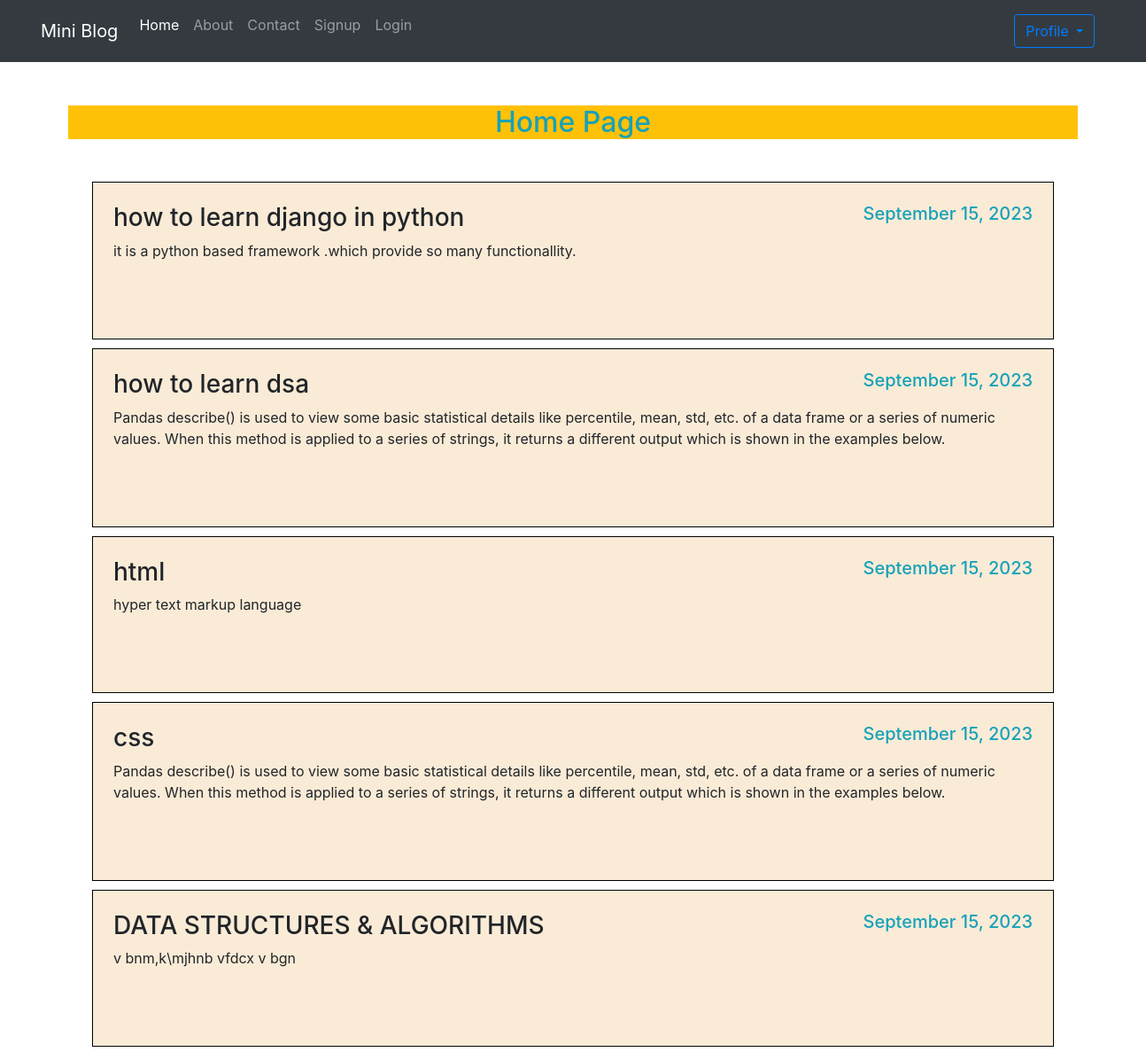
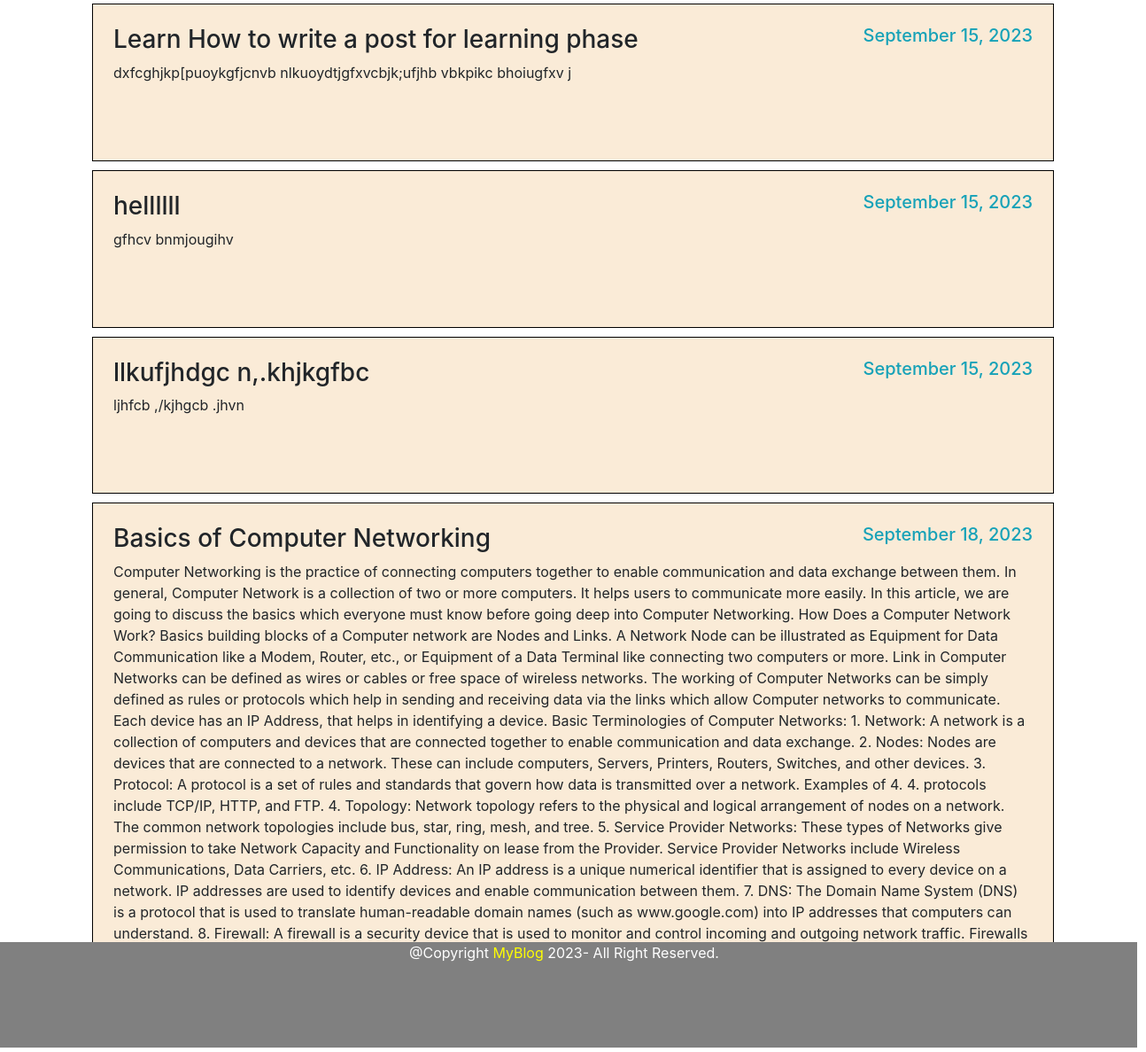
The page / on the database its author committed (2 pictures, top to bottom).
### blogapp/models.py (models this page shows, shortened)
class Post(models.Model):
    title=models.CharField(max_length=150)
    header_image=models.ImageField(null=True,blank=True,upload_to="images/")
    desc=models.TextField()
    date_posted = models.DateTimeField(default=timezone.now)

### blogapp/views.py (the view)
# urls.py: path('',home,name='home'),
def home(request):
    posts=Post.objects.all()
    return render(request,'blog/home.html',{'posts':posts})

### blogapp/templates/blog/home.html (shortened to what this page needs)
{% extends 'blog/base.html' %}
{% load static %}
{% block content %}
    <h2 class="text-info my-5 text-center bg-warning">
        Home Page
    </h2>
    <div>
    <div class="container custom-container " style="max-width: 1350px; ">
        {% for post in posts %}
        <article class="media content-section ">
            <div class="media-body " style="border: 1px solid black; padding: 23px; margin-bottom: 10px; background-color: antiquewhite;">
                <div class="article-metadata">
                    <h5 style="text-align:right;float:right;"class="text-info">{{ post.date_posted|date:"F d, Y" }}</h5>
                </div>
                <h3>{{ post.title }}</h3>
                <p class="article-content">{{ post.desc }}</p>
                <br><br>
            </div>
        </article>
        {% endfor %}
    </div>
    </div>
<div class="footer">
    <marquee>
    @Copyright <a href="http://127.0.0.1:8000/" class="hero3"> MyBlog </a> 2023- All Right Reserved.
    </marquee>
    </div>
{% endblock content %}

### blogapp/templates/blog/base.html (shortened to what this page needs)
<!DOCTYPE html>
{% load static %}
<html lang="en">
<head>
    <link rel="stylesheet" href="{% static 'blog/css/bootstrap.css' %}">
    <link rel="stylesheet" href="{% static 'blog/css/style.css' %}">
    <link rel="stylesheet" href="https://cdnjs.cloudflare.com/ajax/libs/font-awesome/4.7.0/css/font-awesome.min.css">
    <link rel="stylesheet" href="https://cdn.jsdelivr.net/npm/bootstrap@4.0.0/dist/css/bootstrap.min.css"
>
</head>
<body>
    <div class="container-fluid bg-dark">
        {% include 'blog/navbar.html' %}
    </div>
    <div class="container">
        <div class="row">
            <div class="col-sm-12">
            </div>
        </div>
        <div class="row">
            {% block content %}
            {% endblock content %}
        </div>
    </div>
</body>
</html>

### blogapp/templates/blog/navbar.html (shortened to what this page needs)
<nav class="navbar navbar-expand-lg navbar-dark bg-dark">
    <div class="container-fluid">
      <a class="navbar-brand" href="#">Mini Blog</a>
      <div class="collapse navbar-collapse" id="navbarNav">
        <ul class="navbar-nav">
          <li class="nav-item">
            <a class="nav-link active" aria-current="page" href="/">Home</a>
          </li>
          <li class="nav-item">
            <a class="nav-link" href="http://127.0.0.1:8000/about/">About</a>
          </li>
          <li class="nav-item">
            <a class="nav-link" href="http://127.0.0.1:8000/contact/">Contact</a>
          </li>
          {% if request.user.is_authenticated %}
          <li class="nav-item">
            <a class="nav-link" href="http://127.0.0.1:8000/dashbord/">Dashbord</a>
          </li>
          <li class="nav-item">
            <a class="nav-link" href="{% url 'user_logout' %}">Logout</a>
          </li>
          {% else %}
          <li class="nav-item">
            <a class="nav-link" href="http://127.0.0.1:8000/signup/">Signup</a>
          </li>
          <li class="nav-item">
            <a class="nav-link" href="http://127.0.0.1:8000/login/">Login</a>
          </li>
          <li class="nav-item ml-5 mr-5">
            <form class="form-inline my-2 ml-5">
              <div class="dropdown">
                  <button class="btn btn-outline-primary dropdown-toggle" type="button" id="dropdownMenuButton" data-toggle="dropdown" aria-haspopup="true" aria-expanded="false">
                    Profile
                  </button>
                </div>
          </form>
        </li>
          {% endif %}
        </ul>
      </div>
    </div>
  </nav>

### blogapp/static/blog/css/style.css (style rules this page uses)
body { background-color: rgb(28, 1, 1); color: rgb(252, 252, 252) }
* { margin: 0; padding: 0; box-sizing: border-box; scroll-behavior: smooth; }
:root { --bgOrange:#e84949; }
.container { width: 1200px; margin: 0 auto; }
user agent stylesheet :host, :root { --fa-style-family-classic: "Font Awesome 6 Free"; --fa-font-solid: normal 900 1em/1 "Font Awesome 6 Free"; }
:host, :root { --fa-font-regular: normal 400 1em/1 "Font Awesome 6 Free"; }
:host, :root { --fa-style-family-brands: "Font Awesome 6 Brands"; --fa-font-brands: normal 400 1em/1 "Font Awesome 6 Brands"; }
:root { --bgOrange: #e84949; }
body { font-family: Arial, Helvetica, sans-serif; margin: 0; }
html { box-sizing: border-box; }
*, *:before, *:after { box-sizing: inherit; }
.container { padding: 0 16px; }
.container::after, .row::after { content: ""; clear: both; display: table; }
.footer { position: fixed; height: 5%; bottom: 5px; right: 10px; width: 100%; background-color: gray; color: white; text-align: center; }
.hero3 { color: yellow; }

### blogapp/templates/blog/base.html (style rules this page uses)
.custom-container { max-width: 1450px; }

### rows shown on the page
Post: date_posted "September 15, 2023", title "how to learn django in python", desc "it is a python based framework .which provide so many functionallity."
Post: date_posted "September 15, 2023", title "how to learn dsa", desc "Pandas describe() is used to view some basic statistical details like percentile, mean, std, etc. of a data frame or a series of numeric values. When this method is applied to a series of strings, it returns a different output which is shown in the examples below."
Post: date_posted "September 15, 2023", title "html", desc "hyper text markup language"
Post: date_posted "September 15, 2023", title "css", desc "Pandas describe() is used to view some basic statistical details like percentile, mean, std, etc. of a data frame or a series of numeric values. When this method is applied to a series of strings, it returns a different output which is shown in the examples below."
Post: date_posted "September 15, 2023", title "DATA STRUCTURES & ALGORITHMS", desc "v bnm,k\\mjhnb vfdcx v bgn"
Post: date_posted "September 15, 2023", title "Learn How to write a post for learning phase", desc "dxfcghjkp[puoykgfjcnvb nlkuoydtjgfxvcbjk;ufjhb vbkpikc bhoiugfxv j"
Post: date_posted "September 15, 2023", title "hellllll", desc "gfhcv bnmjougihv"
Post: date_posted "September 15, 2023", title "llkufjhdgc n,.khjkgfbc", desc "ljhfcb ,/kjhgcb .jhvn"
Post: date_posted "September 18, 2023", title "Basics of Computer Networking", desc "Computer Networking is the practice of connecting computers together to enable communication and data exchange between them. In general, Computer Network is a collection of two or more computers. It helps users to communicate more easily. In this article, we are going to discuss the basics which everyone must know before going deep into Computer Networking. How Does a Computer Network Work? Basics building blocks of a Computer network are Nodes and Links. A Network Node can be illustrated as Equipment for Data Communication like a Modem, Router, etc., or Equipment of a Data Terminal like connecting two computers or more. Link in Computer Networks can be defined as wires or cables or free…"
